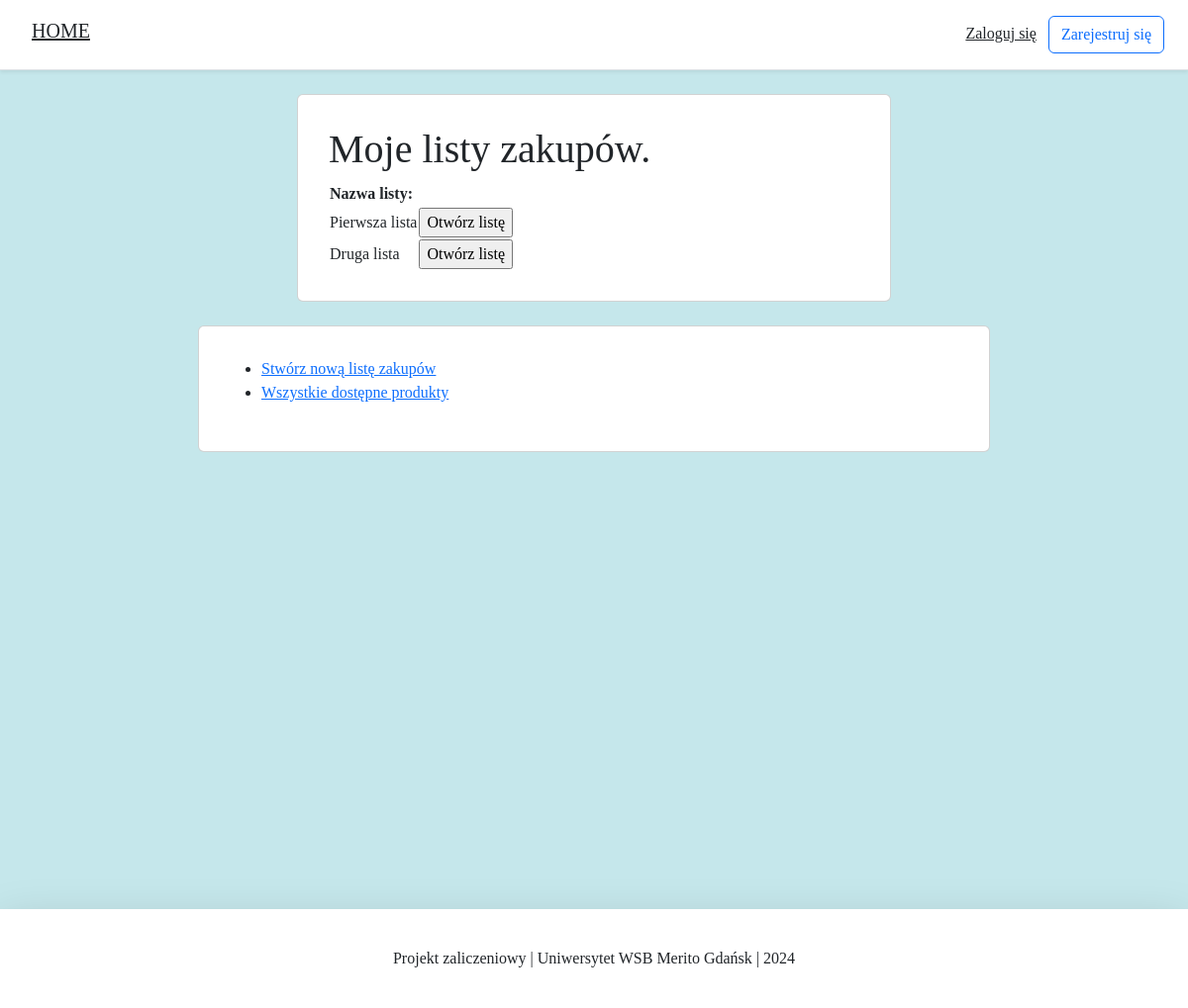
/shopping_list/, run on an earlier commit of the app's database.
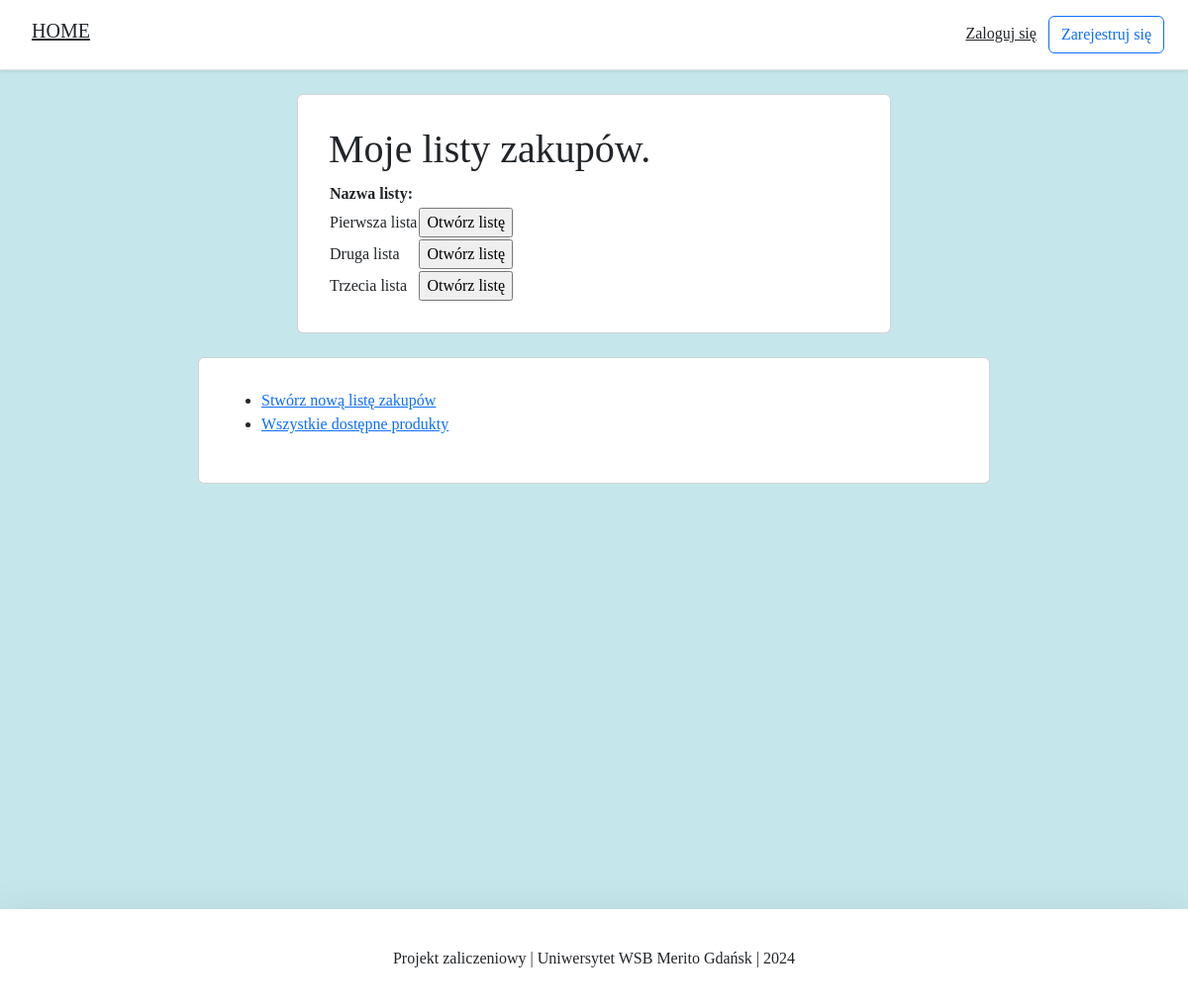
And on a later commit of the database.
### products/models.py (models this page shows, shortened)
class ShoppingLists(models.Model):
    lists_name = models.CharField(max_length=30, verbose_name="Nazwa listy")
    products = models.ManyToManyField(Products, verbose_name="Produkty")
    class Meta:
        verbose_name_plural = "Listy zakupów"

### products/views.py (the view)
# urls.py: path('shopping_list/', ShoppingListView.as_view(), name='shopping_list'),
class ShoppingListView(ListView):
    model = ShoppingLists
    template_name = 'all_shopping_lists.html'
    context_object_name = 'my_shopping_lists'

### products/templates/all_shopping_lists.html (shortened to what this page needs)
{% extends 'base.html' %}
{% load static %}
{% block content %}
<body>
<div class="container">
    <div class="row justify-content-center">
        <div class="card card-signin">
            <div class="card-body">
                <h1>Moje listy zakupów.</h1>
                <table>
                    <tr>
                        <th>Nazwa listy:</th>
                    </tr>
                    {% for x in my_shopping_lists %}
                        <tr>
                            <td>{{ x.lists_name }}</td>
                            <td>
                                <form action="{% url 'details' x.id %}">
                                    <input type="submit" value="Otwórz listę">
                                </form>
                            </td>
                        </tr>
                    {% endfor %}
                </table>
            </div>
        </div>
    </div>
</div>
<div class="container mt-4">
    <div class="row justify-content-center">
        <div class="card card-navigate">
            <div class="card-body">
                <ul>
                    <li><a href="{% url 'create' %}">Stwórz nową listę zakupów</a></li>
                    <li><a href="{% url 'products' %}">Wszystkie dostępne produkty</a></li>
                </ul>
            </div>
        </div>
    </div>
</div>
</body>
{% endblock content %}

What changed in the data, as far as the page shows it:
added ShoppingLists: lists_name "Trzecia lista"
